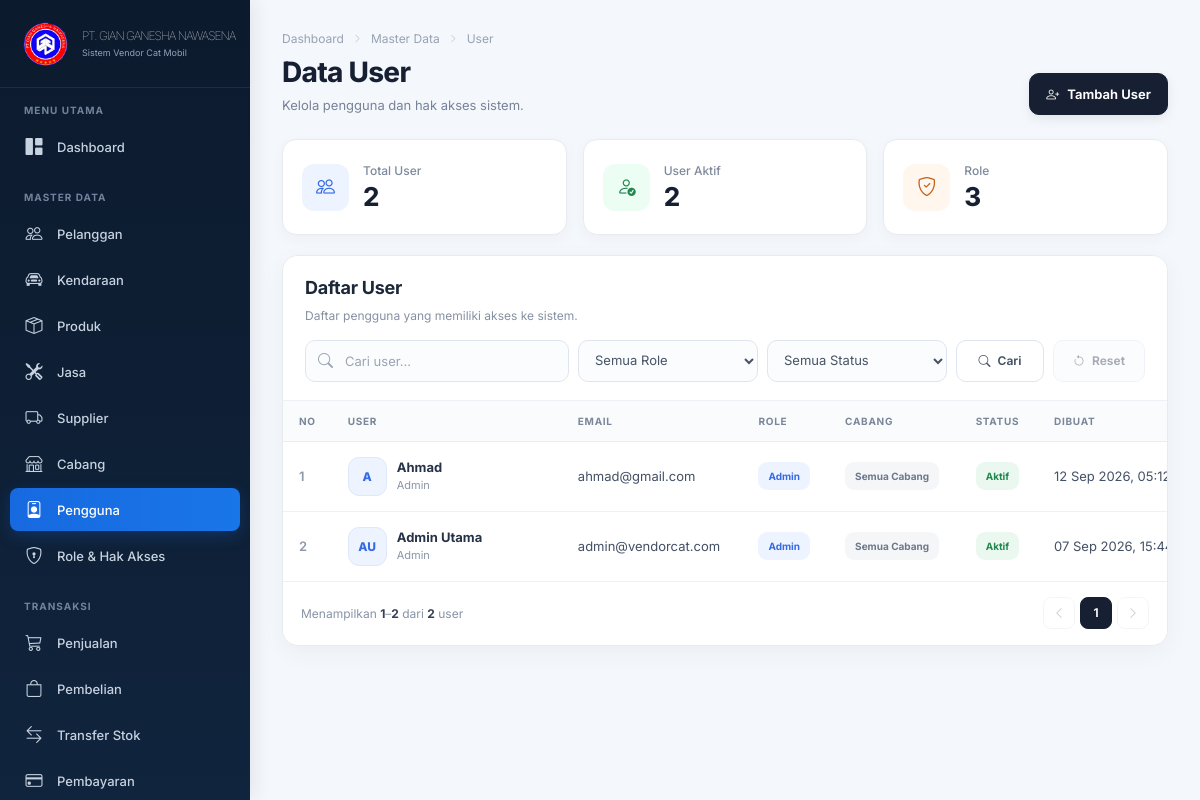
Page /admin/users/index.php (signed in) on the committed database.
### tables this page shows
CREATE TABLE `users` (
  `id` bigint UNSIGNED NOT NULL,
  `role_id` bigint UNSIGNED NOT NULL,
  `cabang_id` bigint UNSIGNED DEFAULT NULL,
  `name` varchar(100) NOT NULL,
  `email` varchar(150) NOT NULL,
  `password` varchar(255) NOT NULL,
  `phone` varchar(30) DEFAULT NULL,
  `status` enum('active','inactive') NOT NULL DEFAULT 'active',
  `created_at` timestamp NOT NULL DEFAULT CURRENT_TIMESTAMP
);

CREATE TABLE `roles` (
  `id` bigint UNSIGNED NOT NULL,
  `code` varchar(50) NOT NULL,
  `name` varchar(50) NOT NULL,
  `description` varchar(255) DEFAULT NULL
);

### admin/users/index.php (the view, shortened to what this page needs)
<?php
require_once __DIR__ . '/../../config/config.php';
function load_company_brand(PDO $pdo): array
{
    $brand = [
        'name' => 'PT. GIAN GANESHA NAWASENA',
        'tagline' => 'Sistem Vendor Cat Mobil',
        'logo' => '../../assets/img/logo.png',
    ];
    try {
        $stmt = $pdo->prepare(
            "SELECT setting_key, setting_value
             FROM settings
             WHERE setting_key IN ('company_name', 'company_tagline')
             LIMIT 2"
        );
        $stmt->execute();
        foreach ($stmt->fetchAll(PDO::FETCH_ASSOC) as $row) {
            $key = (string)($row['setting_key'] ?? '');
            $value = trim((string)($row['setting_value'] ?? ''));
            if ($key === 'company_name' && $value !== '') {
                $brand['name'] = $value;
            }
            if ($key === 'company_tagline' && $value !== '') {
                $brand['tagline'] = $value;
            }
        }
    } catch (Throwable $e) {
    }
    $scriptName = (string)($_SERVER['SCRIPT_NAME'] ?? '');
    $projectRoot = dirname(dirname(dirname($scriptName)));
    return $brand;
}
$companyBrand = load_company_brand($pdo);
$companyName = $companyBrand['name'];
$companyTagline = $companyBrand['tagline'];
$companyLogo = $companyBrand['logo'];
function h($value): string {
    return htmlspecialchars((string)$value, ENT_QUOTES, 'UTF-8');
}
$search = trim($_GET['search'] ?? '');
$roleFilter = trim($_GET['role'] ?? '');
$statusFilter = trim($_GET['status'] ?? '');
$page = max(1, (int)($_GET['page'] ?? 1));
$perPage = 5;
$where = [];
$whereSql = $where ? 'WHERE ' . implode(' AND ', $where) : '';
$countStmt = $pdo->prepare("SELECT COUNT(*) FROM users u $whereSql");
$countStmt->execute();
$totalFiltered = (int)$countStmt->fetchColumn();
$totalPages = max(1, (int)ceil($totalFiltered / $perPage));
$offset = ($page - 1) * $perPage;
$listSql = "SELECT u.id, u.role_id, u.cabang_id, u.name, u.email, u.phone, u.status, u.created_at,
                   r.name AS role_name, c.code AS cabang_code, c.name AS cabang_name
            FROM users u
            LEFT JOIN roles r ON r.id = u.role_id
            LEFT JOIN cabangs c ON c.id = u.cabang_id
            $whereSql
            ORDER BY u.id DESC
            LIMIT :limit OFFSET :offset";
$listStmt = $pdo->prepare($listSql);
$listStmt->bindValue(':limit', $perPage, PDO::PARAM_INT);
$listStmt->bindValue(':offset', $offset, PDO::PARAM_INT);
$listStmt->execute();
$users = $listStmt->fetchAll(PDO::FETCH_ASSOC);
$totalUsers = (int)$pdo->query('SELECT COUNT(*) FROM users')->fetchColumn();
$activeUsers = (int)$pdo->query("SELECT COUNT(*) FROM users WHERE status='active'")->fetchColumn();
$totalRoles = (int)$pdo->query('SELECT COUNT(*) FROM roles')->fetchColumn();
function build_page_url(int $pageNo, string $search, string $role, string $status): string {
    $params = ['page' => $pageNo];
    return 'index.php?' . http_build_query($params);
}
$hasFilters = ($search !== '' || $roleFilter !== '' || $statusFilter !== '');
$from = $totalFiltered > 0 ? $offset + 1 : 0;
$to = min($offset + $perPage, $totalFiltered);
?>
<!DOCTYPE html>
<html lang="id">
<head>
    <link rel="stylesheet" href="https://cdn.jsdelivr.net/npm/bootstrap-icons@1.11.3/font/bootstrap-icons.min.css">
    <link rel="stylesheet" href="../../assets/css/admin.css?v=20260907">
    <link rel="stylesheet" href="style.css?v=20260912-users">
</head>
<body>
<aside class="sidebar" id="sidebar">
    <div class="brand">
        <img src="<?= htmlspecialchars($companyLogo, ENT_QUOTES, 'UTF-8') ?>"
             class="img-fluid"
             alt="<?= htmlspecialchars($companyName, ENT_QUOTES, 'UTF-8') ?>">
        <div class="brand-text">
            <div class="brand-name">
               <?= htmlspecialchars($companyName, ENT_QUOTES, 'UTF-8') ?>
            </div>
            <small><?= htmlspecialchars($companyTagline, ENT_QUOTES, 'UTF-8') ?></small>
        </div>
    </div>
    <nav class="sidebar-menu">
        <div class="menu-section">
            <div class="menu-title">MENU UTAMA</div>
            <a href="../admin.php" class="menu-item">
                <i class="bi bi-grid-1x2-fill"></i>
                <span>Dashboard</span>
            </a>
        </div>
        <div class="menu-section">
            <div class="menu-title">MASTER DATA</div>
            <a href="../customers/" class="menu-item ">
                <i class="bi bi-people"></i>
                <span>Pelanggan</span>
            </a>
            <a href="../vehicles/" class="menu-item">
                <i class="bi bi-car-front"></i>
                <span>Kendaraan</span>
            </a>
            <a href="../product/" class="menu-item " >
                <i class="bi bi-box-seam"></i>
                <span>Produk</span>
            </a>
            <a href="../service/" class="menu-item">
                <i class="bi bi-tools"></i>
                <span>Jasa</span>
            </a>
            <a href="../supplier/" class="menu-item ">
                <i class="bi bi-truck"></i>
                <span>Supplier</span>
            </a>
            <a href="../cabang/" class="menu-item">
                <i class="bi bi-shop"></i>
                <span>Cabang</span>
            </a>
            <a href="./" class="menu-item active">
                <i class="bi bi-person-badge"></i>
                <span>Pengguna</span>
            </a>
            <a href="../roles/" class="menu-item">
                <i class="bi bi-shield-lock"></i>
                <span>Role & Hak Akses</span>
            </a>
        </div>
        <div class="menu-section">
            <div class="menu-title">
                TRANSAKSI
            </div>
            <a href="../orders/" class="menu-item">
                <i class="bi bi-cart3"></i>
                <span>Penjualan</span>
            </a>
            <a href="../purchases/" class="menu-item">
                <i class="bi bi-bag"></i>
                <span>Pembelian</span>
            </a>
            <a href="../stoks-transfer/" class="menu-item">
                <i class="bi bi-arrow-left-right"></i>
                <span>Transfer Stok</span>
            </a>
            <a href="../payments/" class="menu-item">
                <i class="bi bi-credit-card"></i>
                <span>Pembayaran</span>
            </a>
        </div>
    </nav>
</aside>
<main class="main user-page">
<div class="page-container">
    <div class="page-header">
        <div>
            <div class="breadcrumb">Dashboard <i class="bi bi-chevron-right"></i> Master Data <i class="bi bi-chevron-right"></i> User</div>
            <h1>Data User</h1>
            <p>Kelola pengguna dan hak akses sistem.</p>
        </div>
        <button class="btn-primary" type="button" onclick="openModal()"><i class="bi bi-person-plus"></i> Tambah User</button>
    </div>
    <div class="statistics">
        <div class="stat-card"><div class="stat-icon blue"><i class="bi bi-people"></i></div><div><span>Total User</span><strong><?= $totalUsers ?></strong></div></div>
        <div class="stat-card"><div class="stat-icon green"><i class="bi bi-person-check"></i></div><div><span>User Aktif</span><strong><?= $activeUsers ?></strong></div></div>
        <div class="stat-card"><div class="stat-icon orange"><i class="bi bi-shield-check"></i></div><div><span>Role</span><strong><?= $totalRoles ?></strong></div></div>
    </div>
    <div class="card user-data-card">
        <div class="card-header user-list-header">
            <div>
                <h2>Daftar User</h2>
                <p>Daftar pengguna yang memiliki akses ke sistem.</p>
            </div>
            <form method="get" class="filter-area">
                <div class="search-box">
                    <input type="text" name="search" value="<?= h($search) ?>" placeholder="Cari user...">
                </div>
                <select name="role" onchange="this.form.submit()">
                    <option value="">Semua Role</option>
                </select>
                <select name="status" onchange="this.form.submit()">
                    <option value="">Semua Status</option>
                </select>
                <button type="submit" class="action-search"><i class="bi bi-search"></i> Cari</button>
                <a
                    class="reset-filter <?= $hasFilters ? '' : 'disabled' ?>"
                    href="<?= $hasFilters ? 'index.php' : '#' ?>"
                    <?= $hasFilters ? '' : 'aria-disabled="true" tabindex="-1"' ?>
                >
                    <i class="bi bi-arrow-counterclockwise"></i> Reset
                </a>
            </form>
        </div>
        <div class="table-container">
            <table>
                <thead><tr><th>No</th><th>User</th><th>Email</th><th>Role</th><th>Cabang</th><th>Status</th><th>Dibuat</th><th>Aksi</th></tr></thead>
                <tbody>
                <?php if (!$users): ?>
                    <tr><td colspan="8" class="user-empty-state">Data user tidak ditemukan.</td></tr>
                <?php else: foreach($users as $i=>$user): ?>
                    <?php $initials=''; foreach(preg_split('/\s+/', trim($user['name'])) as $part){ if($part!=='') $initials .= strtoupper(substr($part,0,1)); if(strlen($initials)>=2) break; } ?>
                    <tr>
                        <td><?= $offset+$i+1 ?></td>
                        <td><div class="user-info"><div class="avatar <?= strtolower(str_replace(' ','-',(string)$user['role_name'])) ?>"><?= h($initials ?: '?') ?></div><div><strong><?= h($user['name']) ?></strong><small><?= h($user['role_name'] ?: 'Tanpa Role') ?></small></div></div></td>
                        <td><?= h($user['email']) ?></td>
                        <td><span class="role <?= $user['role_name']==='Admin'?'admin-role':($user['role_name']==='Finance'?'finance-role':'branch-role') ?>"><?= h($user['role_name'] ?: '-') ?></span></td>
                        <td><?= $user['cabang_id']===null ? '<span class="all-branch">Semua Cabang</span>' : h(($user['cabang_code'] ? $user['cabang_code'].' - ' : '').($user['cabang_name'] ?: '-')) ?></td>
                        <td><span class="status <?= $user['status']==='active'?'active':'inactive' ?>"><?= $user['status']==='active'?'Aktif':'Tidak Aktif' ?></span></td>
                        <td><?= $user['created_at'] ? date('d M Y, H:i', strtotime($user['created_at'])) : '-' ?></td>
                    </tr>
                <?php endforeach; endif; ?>
                </tbody>
            </table>
        </div>
        <div class="table-footer">
            <span>Menampilkan <strong><?= $from ?></strong>–<strong><?= $to ?></strong> dari <strong><?= $totalFiltered ?></strong> user</span>
            <div class="pagination">
                <?php if ($page > 1): ?>
                    <a href="<?= h(build_page_url($page-1,$search,$roleFilter,$statusFilter)) ?>" aria-label="Halaman sebelumnya"><i class="bi bi-chevron-left"></i></a>
                <?php else: ?>
                    <a href="#" class="disabled" aria-disabled="true" tabindex="-1"><i class="bi bi-chevron-left"></i></a>
                <?php endif; ?>
                <?php
                    $startPage = max(1, $page - 2);
                    $endPage = min($totalPages, $page + 2);
                    for ($p = $startPage; $p <= $endPage; $p++) {
                        echo '<a href="' . h(build_page_url($p,$search,$roleFilter,$statusFilter)) . '" class="' . ($p === $page ? 'active-page' : '') . '">' . $p . '</a>';
                    }
                ?>
                <?php if ($page < $totalPages): ?>
                    <a href="<?= h(build_page_url($page+1,$search,$roleFilter,$statusFilter)) ?>" aria-label="Halaman berikutnya"><i class="bi bi-chevron-right"></i></a>
                <?php else: ?>
                    <a href="#" class="disabled" aria-disabled="true" tabindex="-1"><i class="bi bi-chevron-right"></i></a>
                <?php endif; ?>
            </div>
        </div>
    </div>
</div>
</main>
</body>
</html>

### rows in the picture
users: i "1", initials "A", name "Ahmad", role.name "Admin", email "ahmad@gmail.com", shows "Semua Cabang", status "Aktif", created_at "12 Sep 2026,…"
users: i "2", initials "AU", name "Admin Utama", role.name "Admin", email "admin@vendorcat.com", shows "Semua Cabang", status "Aktif", created_at "07 Sep 2026,…"

### other values in the picture
$companyName "PT. GIAN GANESHA NAWASENA"
$companyTagline "Sistem Vendor Cat Mobil"
$totalUsers "2"
$activeUsers "2"
$totalRoles "3"
$from "1"
$to "2"
$totalFiltered "2"
